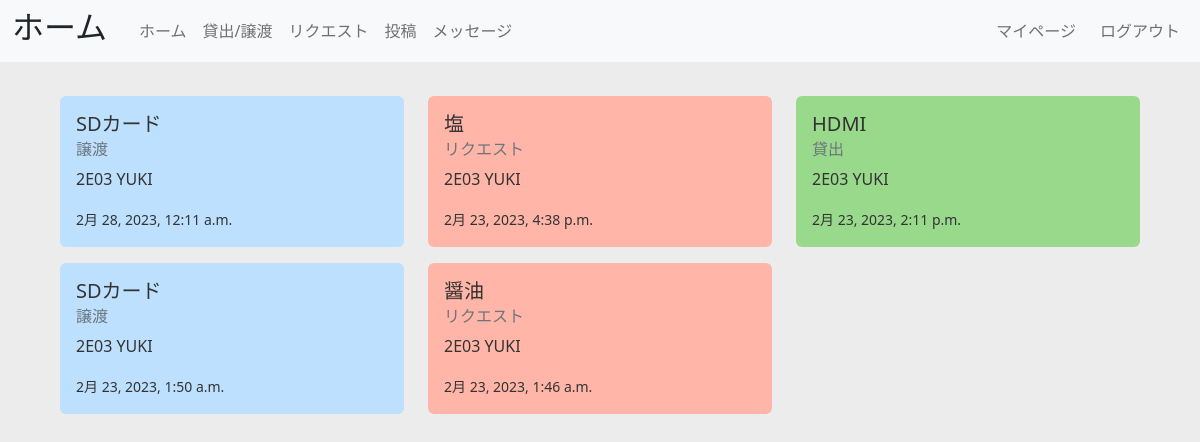
Before: / (signed in) with the older database file.
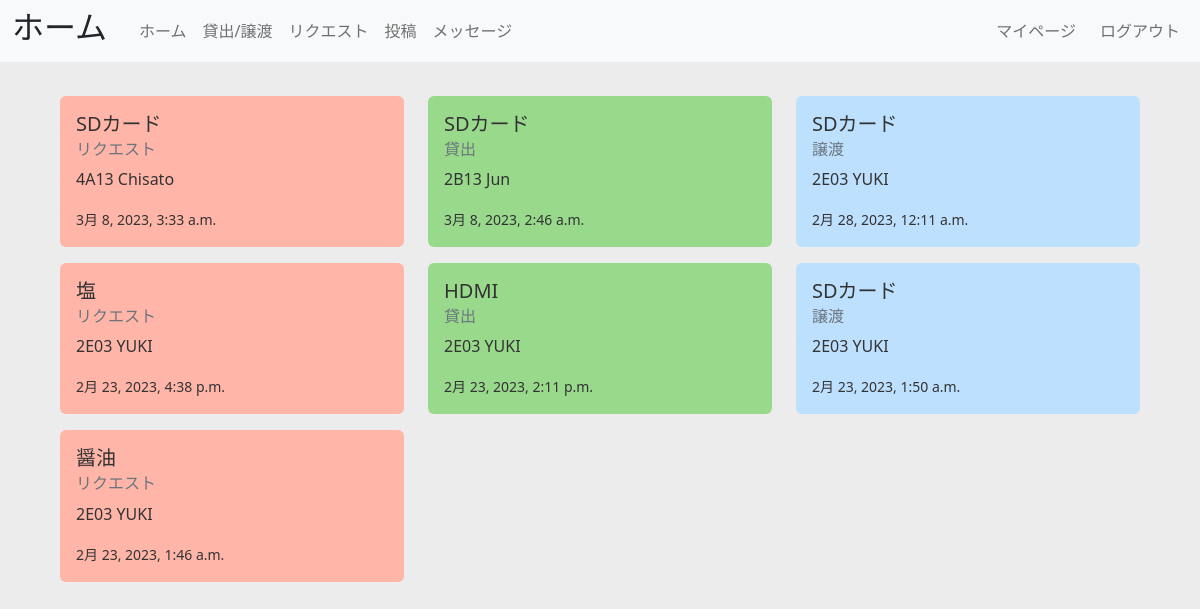
After: the same page with the newer database file.
### app1/models.py (models this page shows)
class Item(models.Model):
    item_name = models.CharField(max_length=50)
    category = models.IntegerField(default=0) # 0:貸出, 1:譲渡, 2:リクエスト
    description = models.TextField(max_length=200, null=True)
    image = models.ImageField(null = True)
    posted_at = models.DateTimeField(default=timezone.now)
    user = models.ForeignKey(
        Profile,
        on_delete=models.CASCADE,
    )

### accounts/models.py (models this page shows)
class Profile(models.Model):
    user_name = models.CharField(max_length=50)
    room_number = models.CharField(max_length = 4)
    profile_image = models.ImageField(null = True, default='icons/neko.jpg')
    user = models.ForeignKey(
        User,
        on_delete=models.CASCADE,
    )

### app1/views.py (the view)
# urls.py: path('', views.index, name='index'),
def index(request):
    item = Item.objects.order_by("-posted_at")
    try:
        user = Profile.objects.get(user = request.user)
        context = {'items': item, 'user': user}
    except:
        context = {'items' : item}
    return render(request, 'app1/index.html', context)

### app1/templates/app1/index.html (shortened to what this page needs)
{% extends 'app1/base.html' %}
{% load static %}
{% block header %}ホーム{% endblock header %}
{% block content %}
<div class="container mt-5">
    {% if user.id %}
    <div class="row">
        {% for item in items %}
        {% if item.category == 0 %}
        <div class="col-md-4 mb-3">
            <a class="card border-0" href="{% url 'detail' item.id %}" id="lend">
                <div class="card-body">
                    <h5 class="card-title">{{ item.item_name }}</h5>
                    <h6 class="card-subtitle mb-2 text-muted">貸出</h6>
                    <p class="card-text">{{ item.user.room_number }} {{ item.user.user_name }}</p>
                    <div class="date"><small>{{ item.posted_at }}</small></div>
                </div>
            </a>
        </div>
        {% elif item.category == 1 %}
        <div class="col-md-4 mb-3">
            <a class="card border-0" href="{% url 'detail' item.id %}" id="giving">
                <div class="card-body">
                    <h5 class="card-title">{{ item.item_name }}</h5>
                    <h6 class="card-subtitle mb-2 text-muted">譲渡</h6>
                    <p class="card-text">{{ item.user.room_number }} {{ item.user.user_name }}</p>
                    <div class="date"><small>{{ item.posted_at }}</small></div>
                </div>
            </a>
        </div>
        {% else %}
        <div class="col-md-4 mb-3">
            <a class="card border-0" href="{% url 'detail' item.id %}" id="request">
                <div class="card-body">
                    <h5 class="card-title">{{ item.item_name }}</h5>
                    <h6 class="card-subtitle mb-2 text-muted">リクエスト</h6>
                    <p class="card-text">{{ item.user.room_number }} {{ item.user.user_name }}</p>
                    <div class="date"><small>{{ item.posted_at }}</small></div>
                </div>
            </a>
        </div>
        {% endif %}
        {% empty %}
        <h3>投稿はありません</h3>
        {% endfor %}
    </div>
    {% endif %}
</div>
{% endblock content %}

Changed rows visible on the page:
added Item: item_name "SDカード", user.room_number "4A13", user.user_name "Chisato", posted_at "3月 8, 2023, 3:33 a.m."
added Item: item_name "SDカード", user.room_number "2B13", user.user_name "Jun", posted_at "3月 8, 2023, 2:46 a.m."
